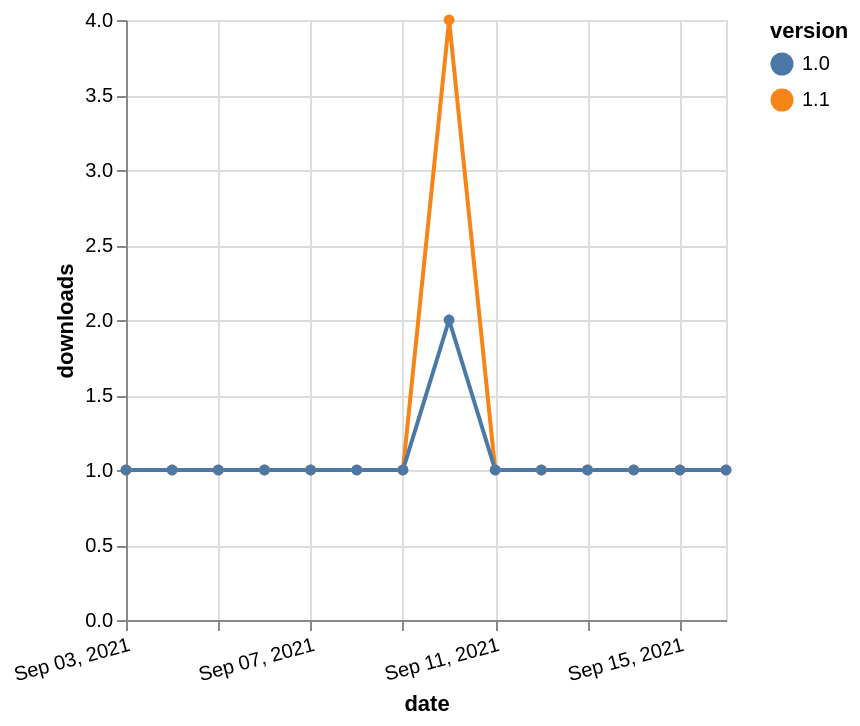

Express this chart as Vega-Lite.
### Vega-Lite specification from a JSON file in a GitHub repository (floating-point values rounded to 4 significant figures)
{"$schema": "https://vega.github.io/schema/vega-lite/v5.json", "description": "A simple bar chart with embedded data.", "data": {"values": [{"date": "2021-09-03", "total": 223, "delta": 1, "version": "1.1"}, {"date": "2021-09-04", "total": 224, "delta": 1, "version": "1.1"}, {"date": "2021-09-05", "total": 225, "delta": 1, "version": "1.1"}, {"date": "2021-09-06", "total": 226, "delta": 1, "version": "1.1"}, {"date": "2021-09-07", "total": 227, "delta": 1, "version": "1.1"}, {"date": "2021-09-08", "total": 228, "delta": 1, "version": "1.1"}, {"date": "2021-09-09", "total": 229, "delta": 1, "version": "1.1"}, {"date": "2021-09-10", "total": 233, "delta": 4, "version": "1.1"}, {"date": "2021-09-11", "total": 234, "delta": 1, "version": "1.1"}, {"date": "2021-09-12", "total": 235, "delta": 1, "version": "1.1"}, {"date": "2021-09-13", "total": 236, "delta": 1, "version": "1.1"}, {"date": "2021-09-14", "total": 237, "delta": 1, "version": "1.1"}, {"date": "2021-09-15", "total": 238, "delta": 1, "version": "1.1"}, {"date": "2021-09-16", "total": 239, "delta": 1, "version": "1.1"}, {"date": "2021-09-03", "total": 214, "delta": 1, "version": "1.0"}, {"date": "2021-09-04", "total": 215, "delta": 1, "version": "1.0"}, {"date": "2021-09-05", "total": 216, "delta": 1, "version": "1.0"}, {"date": "2021-09-06", "total": 217, "delta": 1, "version": "1.0"}, {"date": "2021-09-07", "total": 218, "delta": 1, "version": "1.0"}, {"date": "2021-09-08", "total": 219, "delta": 1, "version": "1.0"}, {"date": "2021-09-09", "total": 220, "delta": 1, "version": "1.0"}, {"date": "2021-09-10", "total": 222, "delta": 2, "version": "1.0"}, {"date": "2021-09-11", "total": 223, "delta": 1, "version": "1.0"}, {"date": "2021-09-12", "total": 224, "delta": 1, "version": "1.0"}, {"date": "2021-09-13", "total": 225, "delta": 1, "version": "1.0"}, {"date": "2021-09-14", "total": 226, "delta": 1, "version": "1.0"}, {"date": "2021-09-15", "total": 227, "delta": 1, "version": "1.0"}, {"date": "2021-09-16", "total": 228, "delta": 1, "version": "1.0"}]}, "width": "container", "mark": {"type": "line", "point": {"filled": true}}, "encoding": {"x": {"field": "date", "type": "temporal", "timeUnit": "yearmonthdate", "title": "date", "axis": {"labelAngle": -15}}, "y": {"field": "delta", "type": "quantitative", "title": "downloads"}, "color": {"field": "version", "type": "nominal"}, "tooltip": {"field": "delta"}}}
